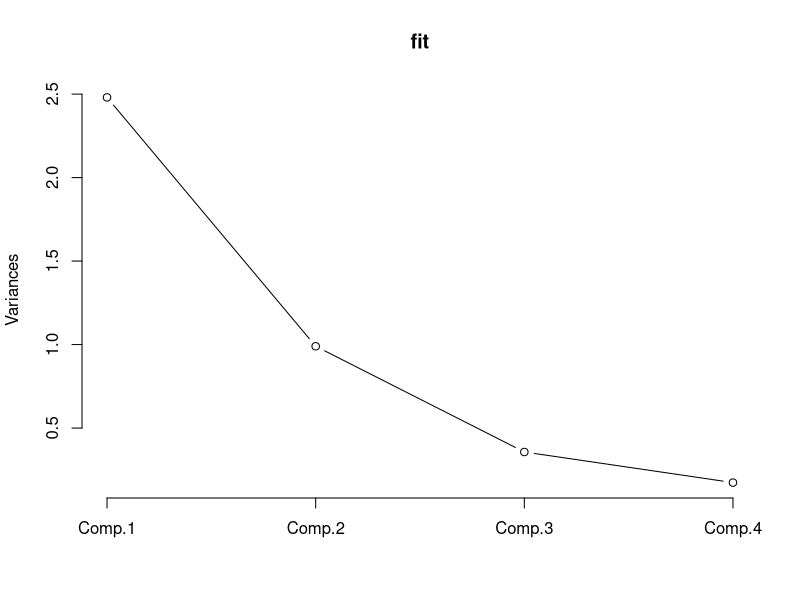
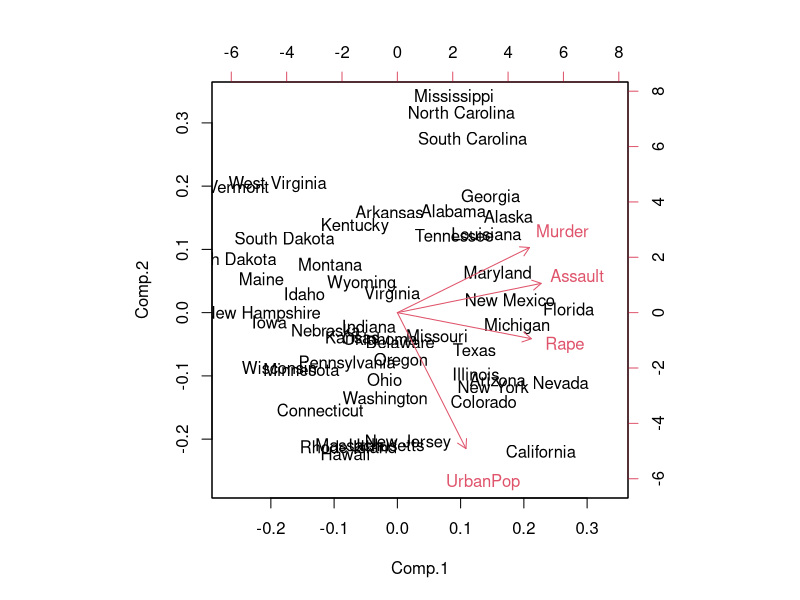

Write the R code that produced these figures, in order.
mydata=USArrests
fit <- princomp(mydata, cor=TRUE)
summary(fit) # print variance accounted for
loadings(fit) # pc loadings
plot(fit,type="lines") # scree plot
fit$scores # the principal components
biplot(fit)
